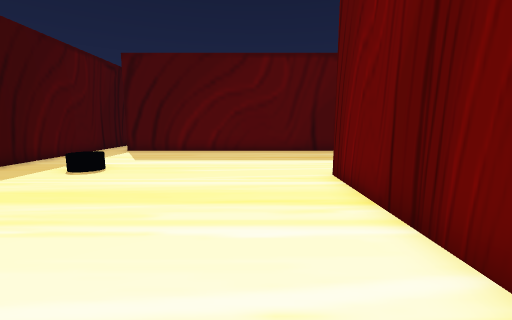
view 1 (above)

21 first-person views from a walk through a 3-D level made in the Unity game engine. The camera is 1.4 m above the floor, tilts 8° down and sees 90° across. The floor is counted in squares, 1 m on a side. Each view is taken from the middle of a square. On the plan, view 1 faces up. The plan holds only what a view shows up to about 13 squares ahead; the rest is blank. The place goes on beyond the plan. The player character is not drawn.

view 2
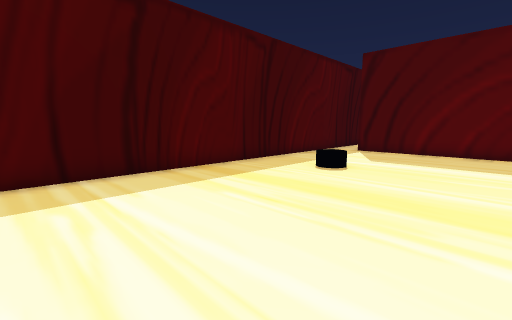

view 3
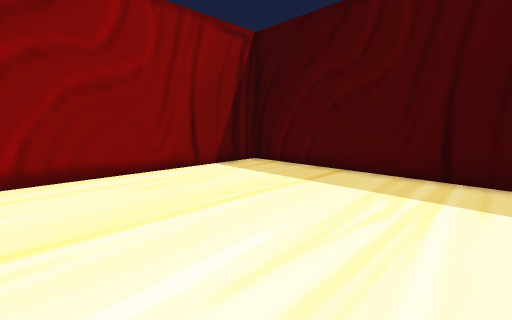

view 4
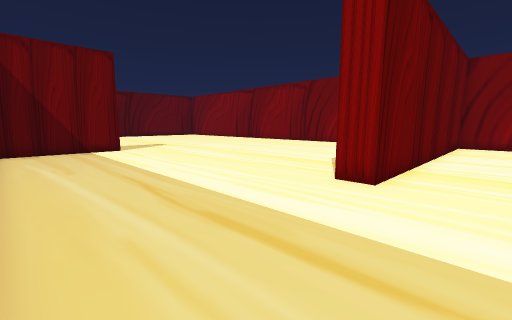

view 5
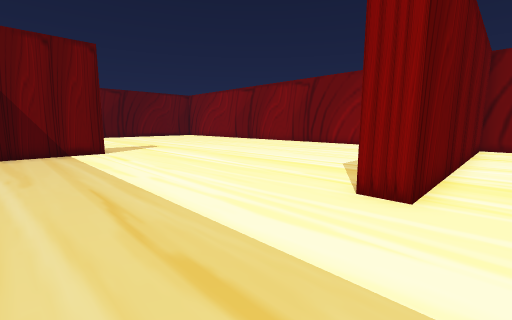

view 6
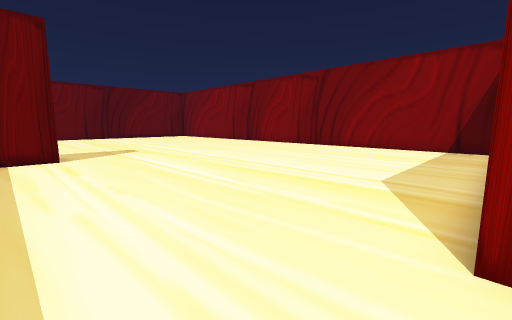

view 7
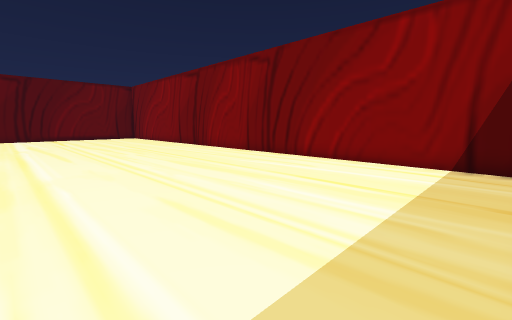

view 8
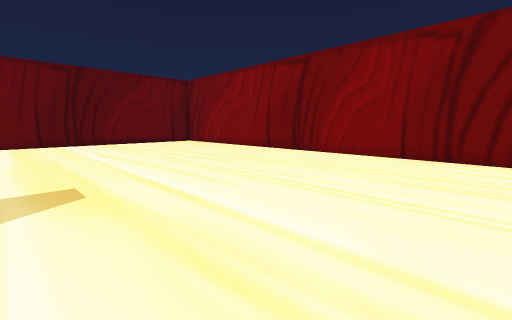

view 9
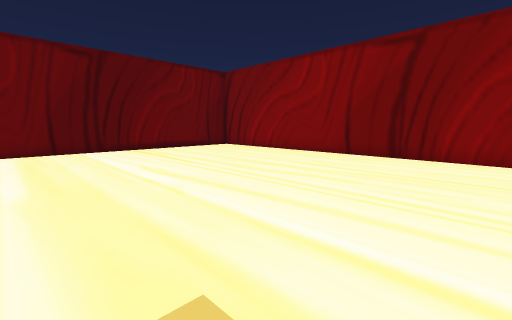

view 10
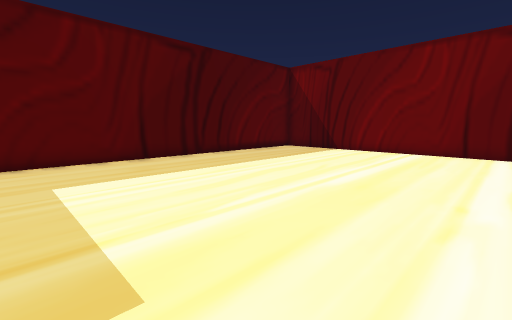

view 11
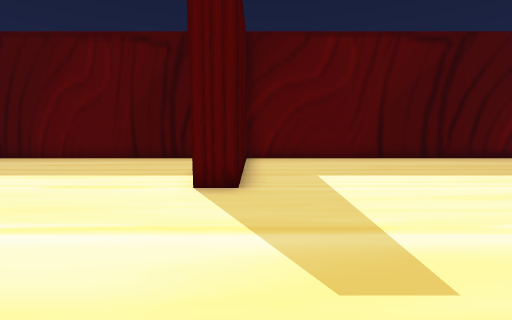

view 12
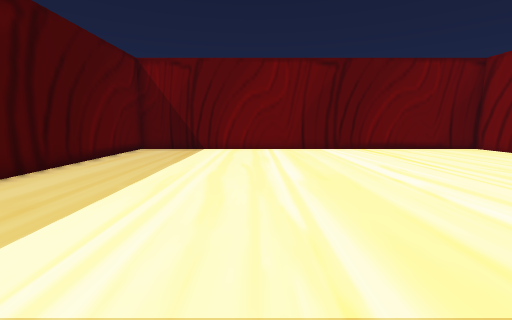

view 13
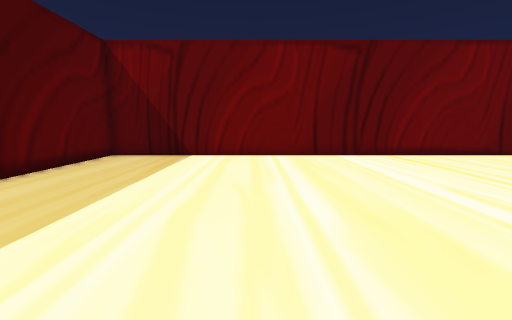

view 14
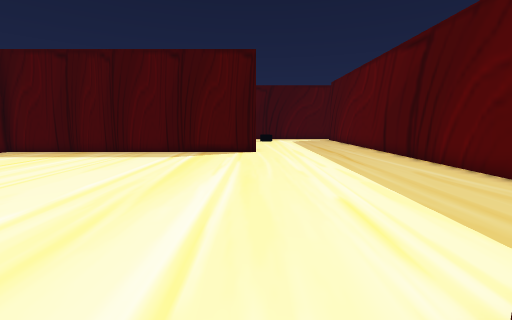

view 15
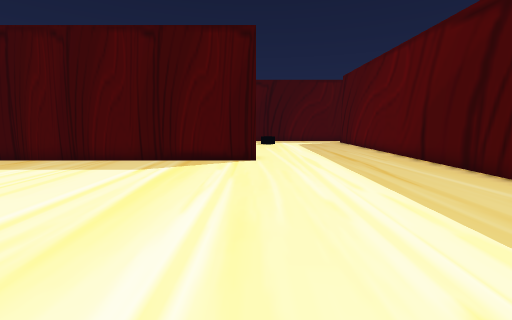

view 16
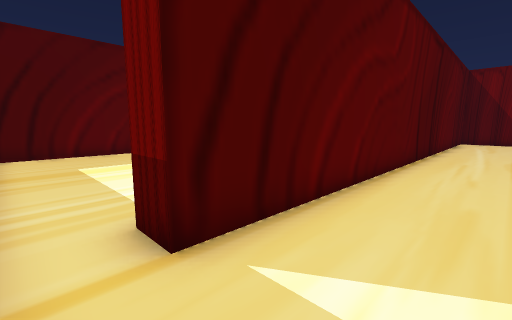

view 17
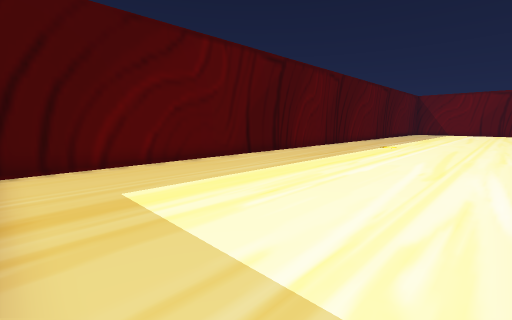

view 18
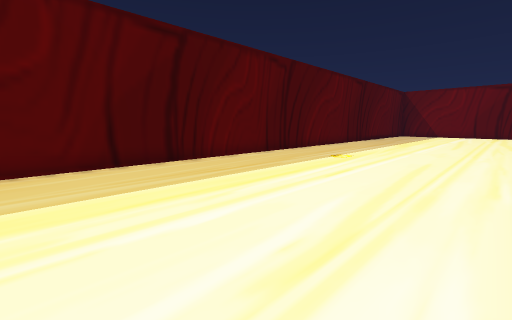

view 19
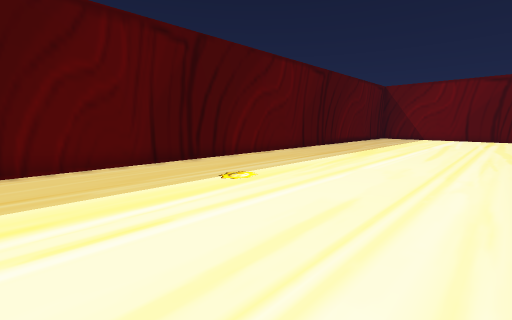

view 20
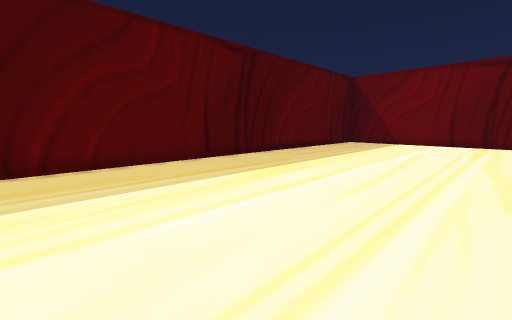

view 21
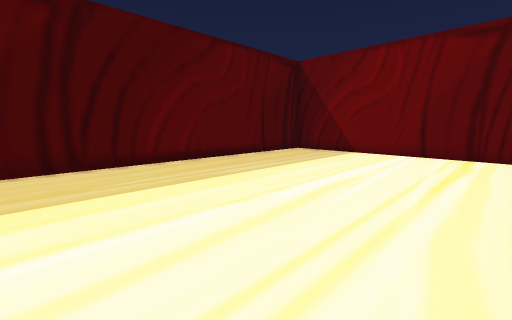

### Floor plan
Points are (right, up) in squares from view 1. A wall is a line through its corners. A room is listed if a view was taken in it or the views show most of it. See-through windows are left out.
Room 1 (views 1, 2, 3, 4, 5, 6, 7, 8, 9, 10, 11, 12, 13, 14, 15, 16)
walls: (13.4, 13.5) (-6.8, 13.5) (-6.8, 14.5); (0.9, -5.5) (2.1, -5.5) (2.1, 7) (3.1, 7) (3.1, -5.5) (23.1, -5.5); (28.5, -5.5) (29.2, -5.5); (30.5, -4.5) (30.5, 13.5) (15.6, 13.5) (15.6, 8.5) (14.6, 8.5) (14.6, 13.1); (-8.4, 13.2) (-8.4, -5.5) (-0.9, -5.5)
ways out: opening at (-7.5, 14) to room 2
objects: other object (-5, 8)
Room 2 (views 17, 18, 19, 20, 21)
walls: (27.6, 24.1) (-8.1, 24.1); (30.5, 14.9) (30.5, 21.1)
ways out: opening at (-7.5, 14) to room 1

Where each view was taken, in squares from view 1:
view 1: 0 up, 0 right, facing up
view 2: 0 up, 1 left, facing up-left
view 3: 2 up, 1 left, facing down-left
view 4: 13 up, 0 right, facing down-right
view 5: 12 up, 1 right, facing down-right
view 6: 10 up, 3 right, facing down-right
view 7: 4 up, 4 right, facing down-right
view 8: 6 up, 11 right, facing down-right
view 9: 6 up, 16 right, facing down-right
view 10: 3 up, 17 right, facing up-right
view 11: 3 up, 16 right, facing up
view 12: 7 up, 16 right, facing right
view 13: 7 up, 19 right, facing right
view 14: 7 up, 16 right, facing left
view 15: 7 up, 13 right, facing left
view 16: 11 up, 8 left, facing up-right
view 17: 15 up, 8 left, facing up-right
view 18: 15 up, 2 left, facing up-right
view 19: 15 up, 4 right, facing up-right
view 20: 15 up, 11 right, facing up-right
view 21: 15 up, 18 right, facing up-right
